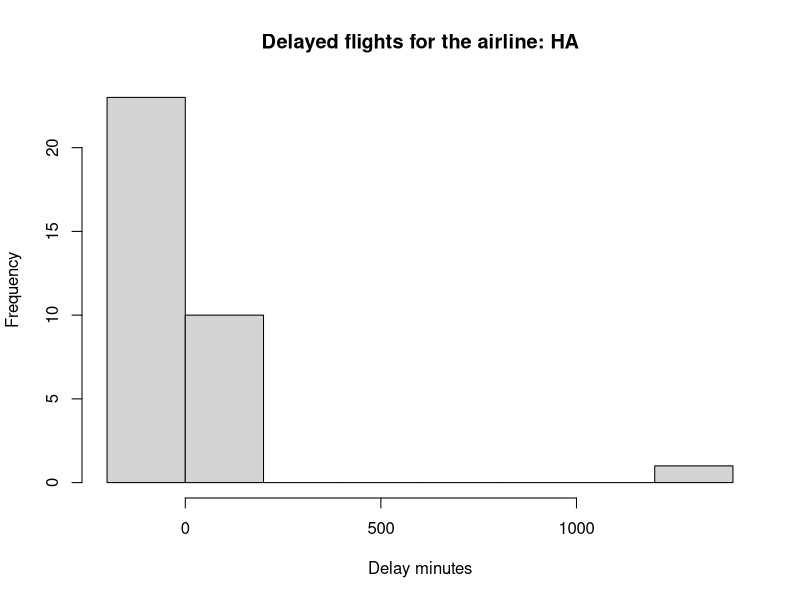

Here is the R script that generated this plot:
## ---- chunk 1
flights <- read.csv("flights.csv", na.strings = c("NA", ""))
flights$airline[which(flights$arrival_delay == 1272)]
## ---- chunk 2
airline_data <- flights[flights$airline == "HA", ]
delay <- airline_data$arrival_delay
delay <- delay[!is.na(delay)]
sum(length(delay))
## ---- chunk 3
mean(delay)
median(delay)
sd(delay)
## ---- chunk 4
hist(delay,
     main = "Delayed flights for the airline: HA",
     xlab = "Delay minutes")
## ---- chunk 5
q1 <- quantile(delay, 0.25)
q3 <- quantile(delay, 0.75)
q1 
q3
IQR(delay)

lower_fence <- q1 - (1.5*IQR(delay))
upper_fence <- q3 + (1.5*IQR(delay))
lower_fence
upper_fence

## ---- chunk 6
delay_kept <- delay[delay >= lower_fence & delay <= upper_fence]
sum(length(delay_kept))
## ---- chunk 7
mean(delay_kept)
median(delay_kept)
sd(delay_kept)
kq1 <- quantile(delay_kept, 0.25)
kq3 <- quantile(delay_kept, 0.75)
kq1
kq3
